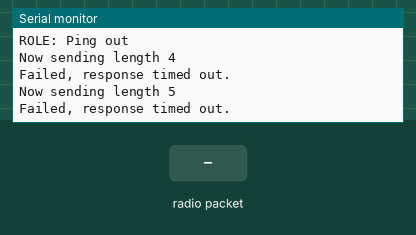
Recording of a sketch running on a simulated Arduino Uno, built with avr-gcc and run on an emulated ATmega328P. Parts: the last lines printed to the serial monitor. The inputs (shaded band) are chosen by the test bench. No radio packets arrive unless stated.

Above: at 1.2 s.
1.3 s: radio packet "1" arrives
At 2.88 s:
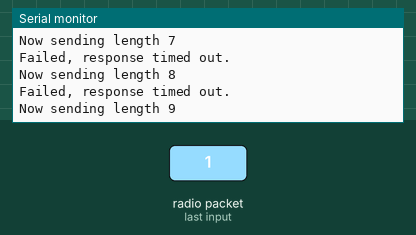
2.9 s: radio packet "0" arrives
At 4.36 s:
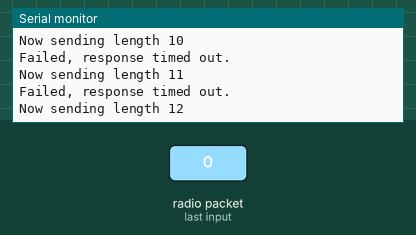
4.4 s: radio packet "2" arrives
At 11.84 s:
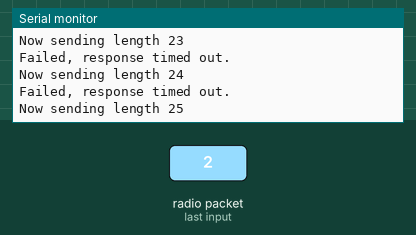
Timing chart, 0 to 11.9 s (numbered marks = the images above; inputs shaded):
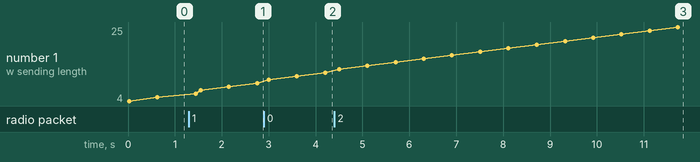

The sketch:

ping.ino
```cpp
// (licence header left out)
/**
 * Example using Dynamic Payloads
 *
 * This is an example of how to use payloads of a varying (dynamic) size.
 */

#include <SPI.h>
#include "nRF24L01.h"
#include "RF24.h"

//
// Hardware configuration
//

// Set up nRF24L01 radio on SPI bus plus pins 7 & 8

RF24 radio(9,10);

// sets the role of this unit in hardware.  Connect to GND to be the 'pong' receiver
// Leave open to be the 'ping' transmitter
const int role_pin = 5;

//
// Topology
//

// Radio pipe addresses for the 2 nodes to communicate.
const uint64_t pipes[2] = { 0xF0F0F0F0E1LL, 0xF0F0F0F0D2LL };
//const uint64_t pipes[2] = { 0xF0F0F0F0D2LL, 0xF0F0F0F0E1LL };

//
// Role management
//
// Set up role.  This sketch uses the same software for all the nodes
// in this system.  Doing so greatly simplifies testing.  The hardware itself specifies
// which node it is.
//
// This is done through the role_pin
//

// The various roles supported by this sketch
typedef enum { role_ping_out = 1, role_pong_back } role_e;

// The debug-friendly names of those roles
const char* role_friendly_name[] = { "invalid", "Ping out", "Pong back"};

// The role of the current running sketch
role_e role;

//
// Payload
//

const int min_payload_size = 4;
const int max_payload_size = 32;
const int payload_size_increments_by = 1;
int next_payload_size = min_payload_size;

char receive_payload[max_payload_size+1]; // +1 to allow room for a terminating NULL char

int i = 0;

void setup(void)
{
  //
  // Role
  //

  // set up the role pin
  pinMode(role_pin, INPUT);
  digitalWrite(role_pin,HIGH);
  delay(20); // Just to get a solid reading on the role pin

  // read the address pin, establish our role
  if ( true )
    role = role_ping_out;
  else
    role = role_pong_back;

  //
  // Print preamble
  //

  Serial.begin(57600);

  Serial.println(F("RF24/examples/pingpair_dyn/"));
  Serial.print(F("ROLE: "));
  Serial.println(role_friendly_name[role]);

  //
  // Setup and configure rf radio
  //

  radio.begin();

  // enable dynamic payloads
  radio.enableDynamicPayloads();

  // optionally, increase the delay between retries & # of retries
  radio.setRetries(15,15);

  //
  // Open pipes to other nodes for communication
  //

  // This simple sketch opens two pipes for these two nodes to communicate
  // back and forth.
  // Open 'our' pipe for writing
  // Open the 'other' pipe for reading, in position #1 (we can have up to 5 pipes open for reading)

  if ( role == role_ping_out )
  {
    radio.openWritingPipe(pipes[0]);
    radio.openReadingPipe(1,pipes[1]);
  }
  else
  {
    radio.openWritingPipe(pipes[1]);
    radio.openReadingPipe(1,pipes[0]);
  }

  //
  // Start listening
  //

  radio.startListening();

  //
  // Dump the configuration of the rf unit for debugging
  //

  radio.printDetails();
}

void loop(void)
{
  //
  // Ping out role.  Repeatedly send the current time
  //

  if (role == role_ping_out)
  {
    if (i++ > 1)
      return;
    // The payload will always be the same, what will change is how much of it we send.
    static char send_payload[] = "ABCDEFGHIJKLMNOPQRSTUVWXYZ789012";

    // First, stop listening so we can talk.
    radio.stopListening();

    // Take the time, and send it.  This will block until complete
    Serial.print(F("Now sending length "));
    Serial.println(next_payload_size);
    radio.write( send_payload, next_payload_size );

    // Now, continue listening
    radio.startListening();

    // Wait here until we get a response, or timeout
    unsigned long started_waiting_at = millis();
    bool timeout = false;
    while ( ! radio.available() && ! timeout )
      if (millis() - started_waiting_at > 500 )
        timeout = true;

    // Describe the results
    if ( timeout )
    {
      Serial.println(F("Failed, response timed out."));
    }
    else
    {
      // Grab the response, compare, and send to debugging spew
      uint8_t len = radio.getDynamicPayloadSize();

      // If a corrupt dynamic payload is received, it will be flushed
      if(!len){
        return;
      }

      radio.read( receive_payload, len );

      // Put a zero at the end for easy printing
      receive_payload[len] = 0;

      // Spew it
      Serial.print(F("Got response size="));
      Serial.print(len);
      Serial.print(F(" value="));
      Serial.println(receive_payload);
    }

    // Update size for next time.
    next_payload_size += payload_size_increments_by;
    if ( next_payload_size > max_payload_size )
      next_payload_size = min_payload_size;

    // Try again 1s later
    delay(100);
  }

  //
  // Pong back role.  Receive each packet, dump it out, and send it back
  //

  if ( role == role_pong_back )
  {
    // if there is data ready
    while ( radio.available() )
    {

      // Fetch the payload, and see if this was the last one.
      uint8_t len = radio.getDynamicPayloadSize();

      // If a corrupt dynamic payload is received, it will be flushed
      if(!len){
        continue;
      }

      radio.read( receive_payload, len );

      // Put a zero at the end for easy printing
      receive_payload[len] = 0;

      // Spew it
      Serial.print(F("Got response size="));
      Serial.print(len);
      Serial.print(F(" value="));
      Serial.println(receive_payload);

      // First, stop listening so we can talk
      radio.stopListening();

      // Send the final one back.
      radio.write( receive_payload, len );
      Serial.println(F("Sent response."));

      // Now, resume listening so we catch the next packets.
      radio.startListening();
    }
  }
}
```

Measured:
- after the input at 1.3 s, the serial monitor: prints a new line after 0.15 s (image 1)
- after the input at 2.9 s, the serial monitor: prints a new line at once (image 2)
- after the input at 4.4 s, the serial monitor: prints a new line at once (image 3)
- plotted number 1: 5 → 9 after the input at 1.3 s, 9 → 12 after the input at 2.9 s, 12 → 25 after the input at 4.4 s
